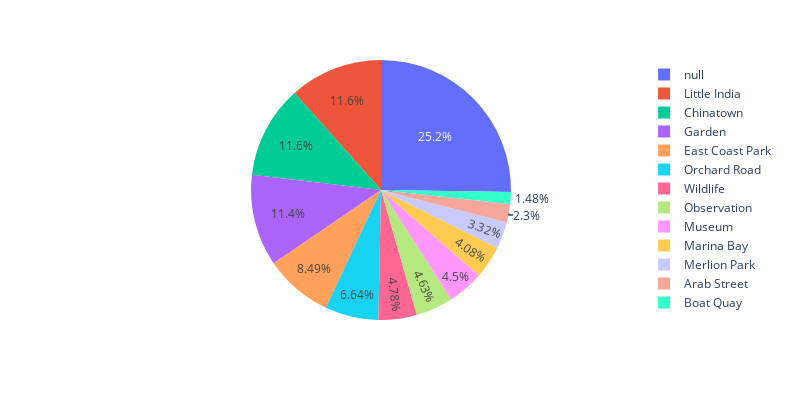

Notebook cell for this chart:
### Markdown cell above
#### 2.3 Proportion of Grouped Nearby Attraction

### Code cell
nearby_attraction_count = bucket_df['grouped_nearby_attraction'].value_counts(dropna=False)
nearby_attraction_fig = px.pie(nearby_attraction_count, names=nearby_attraction_count.index, values='grouped_nearby_attraction', width=800, height=400)
nearby_attraction_fig.show()

### Figure 1 — Plotly figure (JSON) as saved in the notebook; plotly's stock layout.template omitted (floating-point values rounded to 4 significant figures)
{"data": [{"domain": {"x": [0, 1], "y": [0, 1]}, "hovertemplate": "index=%{label}<br>grouped_nearby_attraction=%{value}<extra></extra>", "labels": [null, "Little India", "Chinatown", "Garden", "East Coast Park", "Orchard Road", "Wildlife", "Observation", "Museum", "Marina Bay", "Merlion Park", "Arab Street", "Boat Quay"], "legendgroup": "", "name": "", "showlegend": true, "type": "pie", "values": [2818, 1293, 1290, 1272, 948, 741, 533, 517, 502, 455, 370, 257, 165]}], "layout": {"height": 400, "legend": {"tracegroupgap": 0}, "margin": {"t": 60}, "width": 800}}
